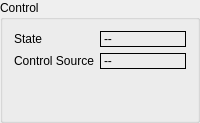
    <widget class="QGroupBox" name="groupBox_10">
     <property name="title">
      <string>Control</string>
     </property>
     <layout class="QGridLayout" name="gridLayout_10">
      <item row="1" column="0">
       <widget class="QLabel" name="UAVPlaneStates_Control_NAME">
        <property name="sizePolicy">
         <sizepolicy hsizetype="Fixed" vsizetype="Preferred">
          <horstretch>0</horstretch>
          <verstretch>0</verstretch>
         </sizepolicy>
        </property>
        <property name="text">
         <string>Control Source</string>
        </property>
       </widget>
      </item>
      <item row="1" column="1">
       <widget class="QLabel" name="UAVPlaneStates_Control_VALUE">
        <property name="sizePolicy">
         <sizepolicy hsizetype="Ignored" vsizetype="Preferred">
          <horstretch>0</horstretch>
          <verstretch>0</verstretch>
         </sizepolicy>
        </property>
        <property name="frameShape">
         <enum>QFrame::Box</enum>
        </property>
        <property name="text">
         <string>--</string>
        </property>
       </widget>
      </item>
      <item row="2" column="1">
       <widget class="QLabel" name="label">
        <property name="text">
         <string/>
        </property>
       </widget>
      </item>
      <item row="0" column="0">
       <widget class="QLabel" name="UAVPlaneStates_Status_NAME">
        <property name="sizePolicy">
         <sizepolicy hsizetype="Fixed" vsizetype="Preferred">
          <horstretch>0</horstretch>
          <verstretch>0</verstretch>
         </sizepolicy>
        </property>
        <property name="text">
         <string>State</string>
        </property>
       </widget>
      </item>
      <item row="0" column="1">
       <widget class="QLabel" name="UAVPlaneStates_Status_VALUE">
        <property name="sizePolicy">
         <sizepolicy hsizetype="Ignored" vsizetype="Preferred">
          <horstretch>0</horstretch>
          <verstretch>0</verstretch>
         </sizepolicy>
        </property>
        <property name="frameShape">
         <enum>QFrame::Box</enum>
        </property>
        <property name="text">
         <string>--</string>
        </property>
       </widget>
      </item>
      <item row="3" column="1">
       <widget class="QLabel" name="label_75">
        <property name="frameShape">
         <enum>QFrame::NoFrame</enum>
        </property>
        <property name="text">
         <string/>
        </property>
       </widget>
      </item>
     </layout>
    </widget>
